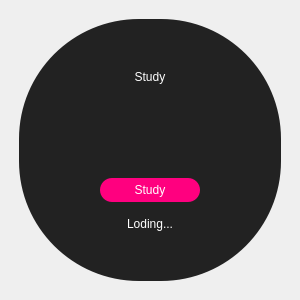
<?xml version="1.0" encoding="UTF-8"?>
<ui version="4.0">
 <class>splash_screen</class>
 <widget class="QMainWindow" name="splash_screen">
  <property name="geometry">
   <rect>
    <x>0</x>
    <y>0</y>
    <width>300</width>
    <height>300</height>
   </rect>
  </property>
  <property name="minimumSize">
   <size>
    <width>300</width>
    <height>300</height>
   </size>
  </property>
  <property name="maximumSize">
   <size>
    <width>300</width>
    <height>300</height>
   </size>
  </property>
  <property name="windowTitle">
   <string>Loding</string>
  </property>
  <widget class="QWidget" name="centralwidget">
   <layout class="QHBoxLayout" name="horizontalLayout">
    <property name="leftMargin">
     <number>10</number>
    </property>
    <property name="topMargin">
     <number>10</number>
    </property>
    <property name="rightMargin">
     <number>10</number>
    </property>
    <property name="bottomMargin">
     <number>10</number>
    </property>
    <item>
     <widget class="QFrame" name="container">
      <property name="frameShape">
       <enum>QFrame::NoFrame</enum>
      </property>
      <property name="frameShadow">
       <enum>QFrame::Raised</enum>
      </property>
      <layout class="QHBoxLayout" name="horizontalLayout_2">
       <item>
        <widget class="QFrame" name="circle_bg">
         <property name="styleSheet">
          <string notr="true">QFrame{
	background-color : #222222;
	color: #FFFFFF;
	border-radius: 120px;
	font: 8pt &quot;Segoe UI&quot;;
}</string>
         </property>
         <property name="frameShape">
          <enum>QFrame::NoFrame</enum>
         </property>
         <property name="frameShadow">
          <enum>QFrame::Raised</enum>
         </property>
         <layout class="QVBoxLayout" name="verticalLayout">
          <property name="spacing">
           <number>0</number>
          </property>
          <property name="leftMargin">
           <number>0</number>
          </property>
          <property name="topMargin">
           <number>0</number>
          </property>
          <property name="rightMargin">
           <number>0</number>
          </property>
          <property name="bottomMargin">
           <number>0</number>
          </property>
          <item>
           <widget class="QFrame" name="texts">
            <property name="maximumSize">
             <size>
              <width>16777215</width>
              <height>180</height>
             </size>
            </property>
            <property name="styleSheet">
             <string notr="true">background:None</string>
            </property>
            <property name="frameShape">
             <enum>QFrame::NoFrame</enum>
            </property>
            <property name="frameShadow">
             <enum>QFrame::Raised</enum>
            </property>
            <layout class="QVBoxLayout" name="verticalLayout_2">
             <property name="spacing">
              <number>0</number>
             </property>
             <property name="leftMargin">
              <number>0</number>
             </property>
             <property name="topMargin">
              <number>0</number>
             </property>
             <property name="rightMargin">
              <number>0</number>
             </property>
             <property name="bottomMargin">
              <number>0</number>
             </property>
             <item>
              <layout class="QGridLayout" name="gridLayout">
               <item row="0" column="0">
                <widget class="QLabel" name="title_lbl">
                 <property name="minimumSize">
                  <size>
                   <width>0</width>
                   <height>30</height>
                  </size>
                 </property>
                 <property name="text">
                  <string>Study</string>
                 </property>
                 <property name="alignment">
                  <set>Qt::AlignCenter</set>
                 </property>
                </widget>
               </item>
               <item row="3" column="0">
                <widget class="QLabel" name="loding_lbl">
                 <property name="text">
                  <string>Loding...</string>
                 </property>
                 <property name="alignment">
                  <set>Qt::AlignCenter</set>
                 </property>
                </widget>
               </item>
               <item row="2" column="0">
                <widget class="QFrame" name="frame">
                 <property name="frameShape">
                  <enum>QFrame::NoFrame</enum>
                 </property>
                 <property name="frameShadow">
                  <enum>QFrame::Raised</enum>
                 </property>
                 <layout class="QVBoxLayout" name="verticalLayout_3">
                  <property name="spacing">
                   <number>0</number>
                  </property>
                  <property name="leftMargin">
                   <number>0</number>
                  </property>
                  <property name="topMargin">
                   <number>0</number>
                  </property>
                  <property name="rightMargin">
                   <number>0</number>
                  </property>
                  <property name="bottomMargin">
                   <number>0</number>
                  </property>
                  <item alignment="Qt::AlignHCenter">
                   <widget class="QLabel" name="version_lbl">
                    <property name="minimumSize">
                     <size>
                      <width>100</width>
                      <height>24</height>
                     </size>
                    </property>
                    <property name="maximumSize">
                     <size>
                      <width>100</width>
                      <height>24</height>
                     </size>
                    </property>
                    <property name="styleSheet">
                     <string notr="true">QLabel{
	background-color: rgb(255, 0, 127);
	border-radius: 12px;
}</string>
                    </property>
                    <property name="text">
                     <string>Study</string>
                    </property>
                    <property name="alignment">
                     <set>Qt::AlignCenter</set>
                    </property>
                   </widget>
                  </item>
                 </layout>
                </widget>
               </item>
               <item row="1" column="0">
                <widget class="QFrame" name="frame_2">
                 <property name="minimumSize">
                  <size>
                   <width>0</width>
                   <height>80</height>
                  </size>
                 </property>
                 <property name="frameShape">
                  <enum>QFrame::NoFrame</enum>
                 </property>
                 <property name="frameShadow">
                  <enum>QFrame::Raised</enum>
                 </property>
                </widget>
               </item>
              </layout>
             </item>
            </layout>
           </widget>
          </item>
         </layout>
        </widget>
       </item>
      </layout>
     </widget>
    </item>
   </layout>
  </widget>
 </widget>
 <resources/>
 <connections/>
</ui>
